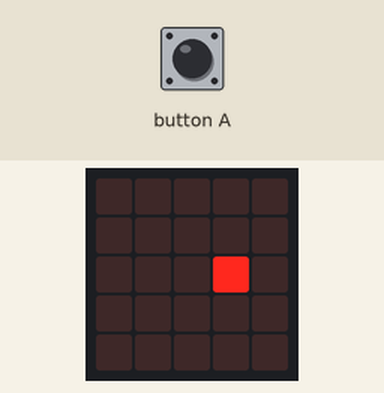
Recording of a program running on a simulated Calliope mini (MakeCode). Shown: the board's 5×5 LED display. Inputs (shaded band) come from the test bench.

Above: at 1.26 s.
1.3 s: button A pressed 2 times (0.12 s each, 0.3 s apart)
At 1.62 s:
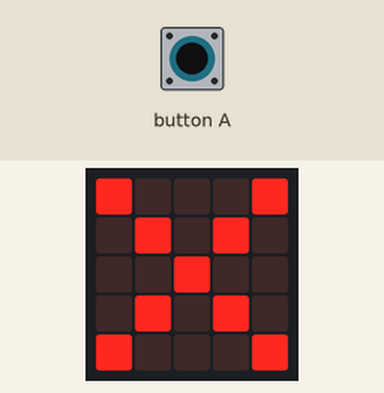
At 7.16 s:
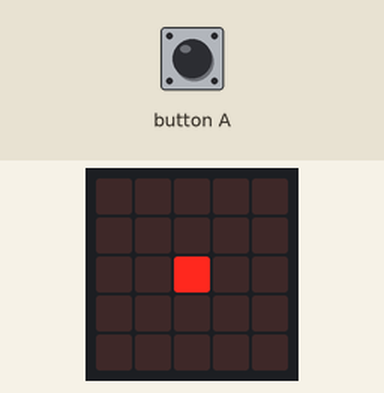

The program:

main.ts
```typescript
input.onButtonPressed(Button.A, function () {
    if (philipp.get(LedSpriteProperty.X) == 2) {
        basic.showLeds(`
            # . . . #
            . # . # .
            . . # . .
            . # . # .
            # . . . #
            `)
        basic.showIcon(IconNames.SmallSquare, 70)
        basic.showIcon(IconNames.Square, 70)
        basic.pause(5000)
        basic.showLeds(`
            . . . . .
            . . . . .
            . . # . .
            . . . . .
            . . . . .
            `)
    }
})
let philipp: game.LedSprite = null
philipp = game.createSprite(2, 2)
basic.forever(function () {
    philipp.move(1)
    basic.pause(100)
    philipp.ifOnEdgeBounce()
})
```

test.ts
```typescript
// Hier kann man Tests durchführen; diese Datei wird nicht kompiliert, wenn dieses Paket als Erweiterung verwendet wird.
```

Measured:
- after the input at 1.3 s, the display: first differs from a run without the input after 0.12 s (image 1)
- what the display in image 2 shows lasts 0.4 s, from 7.0 s to 7.4 s
